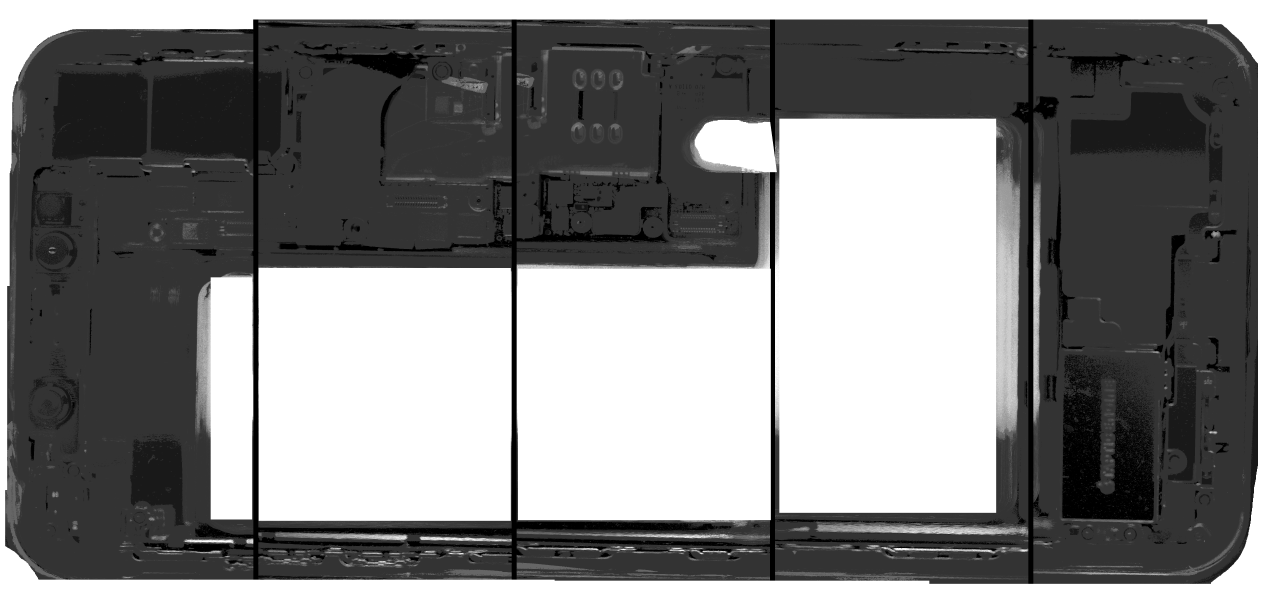
#> input picture TrainerDL/Projects/Mobile_Phone/_4mylar/models/ratio.jpg, 7720 x 3600 px, given in place of ratio.bmp, which was not available (shown at 1/6 size)
$ python _2clean_data.py   (older library calls are emulated)
#> lines starting #> are read from the running program, lines starting #| are printed output that depends on the picture; after the words box and inside, x2 and y2 are one past the last pixel; in counts of white or black regions, pixels touching at a corner belong together; pictures that were not available may be replaced by others from this repository, and a replacement may not be noted
#!/usr/bin/python
# coding:utf-8

"""
@author: Yong Li
@contact: liyong@cobotsys.com
@software: PyCharm
@file: build_color.py
@time: 19-1-24 上午11:29
使用颜色对采集的数据进行滤出和分类
"""

import os
import cv2
import numpy as np
import shutil

import matplotlib.pyplot as plt

image_dir = "/media/cobot/94584AF0584AD0A2/data/_0normal_images/20190228/left"
output_dir = "/media/cobot/94584AF0584AD0A2/data/_0normal_images/fixed_phones/left"
files = os.listdir(image_dir)

root = os.getcwd()

# Step.1 加载模型
ratio = cv2.imread(root + "/models/ratio.bmp", 0)
#> ratio is the input picture: shape (3600, 7720); min 0, max 255, mean 131.5
ratio = ratio.astype(np.float32) / 17

h_min = cv2.imread(root + "/models/h_min_r.bmp", 0)
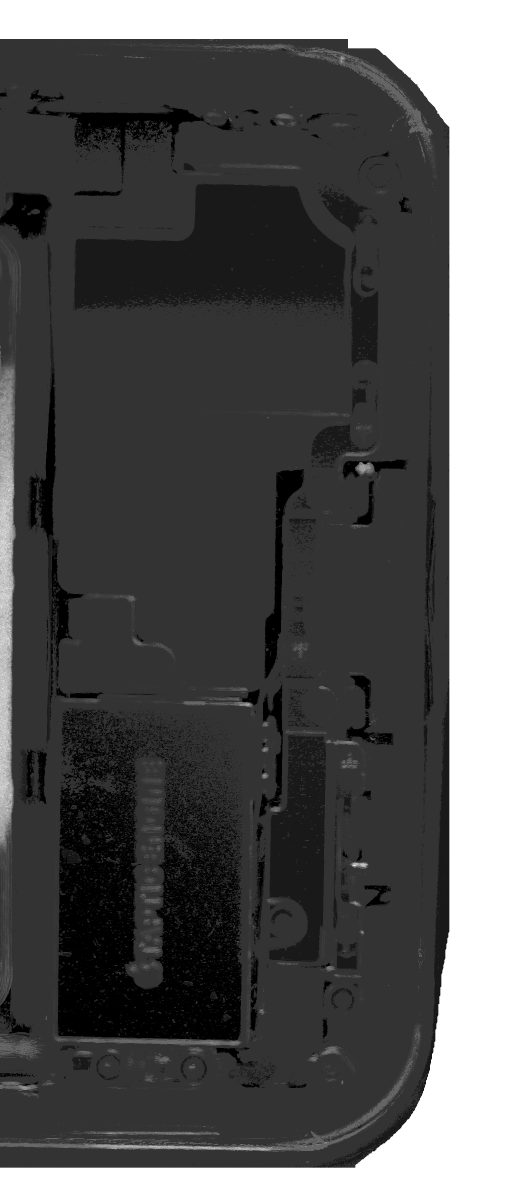
#> input picture TrainerDL/Projects/Mobile_Phone/_4mylar/models/ratio_0.jpg, 1520 x 3600 px, given in place of h_min_r.bmp, which was not available (shown at 1/3 size)
#> h_min is the input picture: shape (3600, 1520); min 0, max 255, mean 84.1
h_max = cv2.imread(root + "/models/h_max_r.bmp", 0)
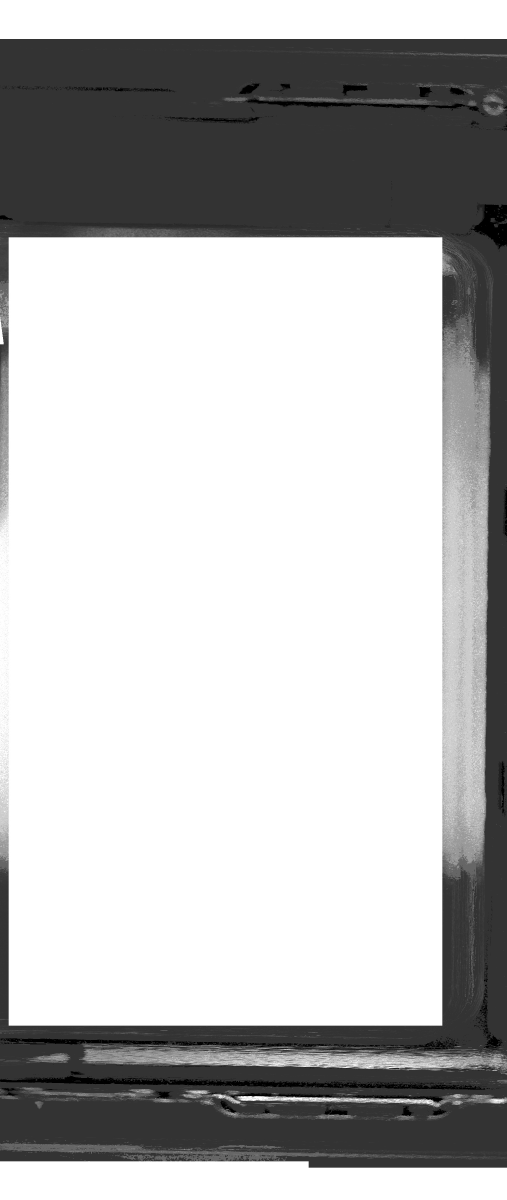
#> input picture TrainerDL/Projects/Mobile_Phone/_4mylar/models/ratio_1.jpg, 1520 x 3600 px, given in place of h_max_r.bmp, which was not available (shown at 1/3 size)
#> h_max is the input picture: shape (3600, 1520); min 0, max 255, mean 186.6

# cv2.namedWindow("image", cv2.WINDOW_GUI_NORMAL)
# cv2.namedWindow("mask_b", cv2.WINDOW_GUI_NORMAL)
# cv2.namedWindow("mask_r", cv2.WINDOW_GUI_NORMAL)
for name in files:
    print("预测", name)
    # 读图
    image = cv2.imread(os.path.join(image_dir, name))
    hsv = cv2.cvtColor(image, cv2.COLOR_BGR2HSV)
#> hsv: shape (3600, 1520, 3); mean H, S, V 0, 0, 84.1
    h = hsv[:, :, 0]
#> h: shape (3600, 1520); every value is 0

    # 蓝色薄膜判断
    index_b = image[:, :, 0] > 30
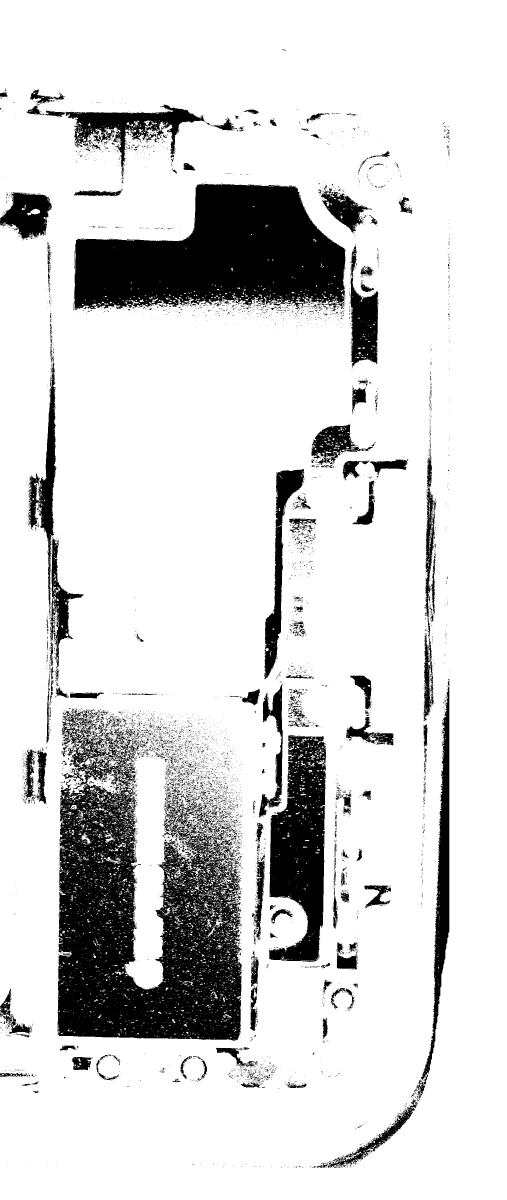
#> index_b: shape (3600, 1520) bool (shown at 1/3 size); 84.3% white; 8114 black regions (7659 under 20 px), largest, box (x1, y1, x2, y2) and area: (173, 2127, 725, 3122) 299554, (221, 551, 1036, 934) 207979, (807, 2206, 979, 2883) 76846
    image_ratio = image[:, :, 0] / (image[:, :, 2] + 1.0)
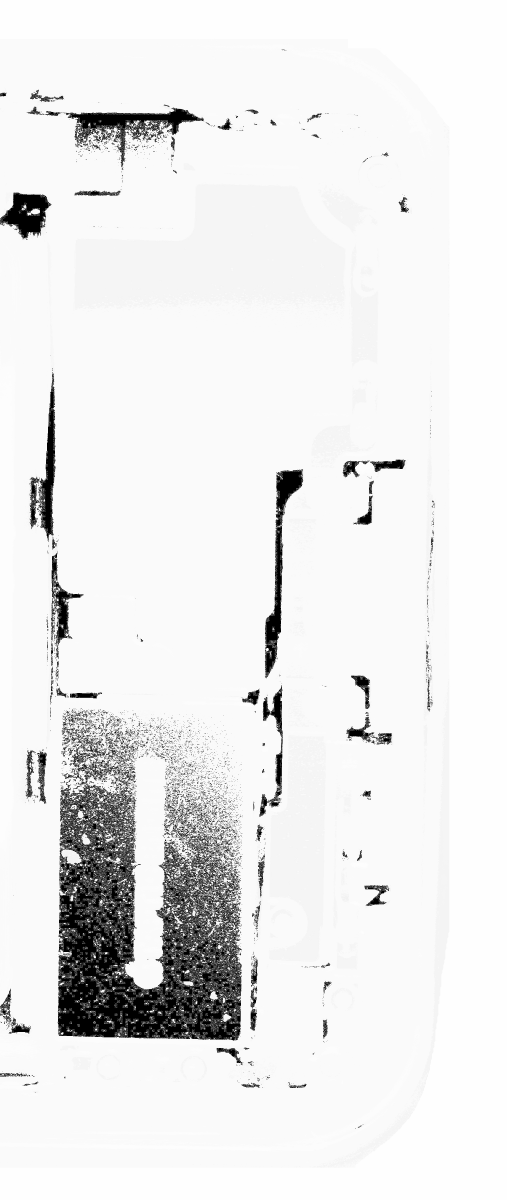
#> image_ratio: shape (3600, 1520) float64 (shown at 1/3 size); min 0, max 0.996, mean 0.918
#> (the run stopped early here; a loop or call above may not have finished)
